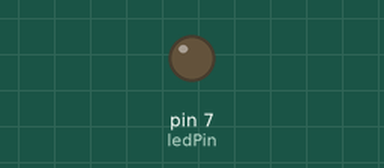
Bench run of a sketch on a simulated Arduino Uno, built with avr-gcc and run on an emulated ATmega328P. Parts: output pins drawn as LEDs (lit = HIGH).

Above: at 1.2 s.
At 8.4 s:
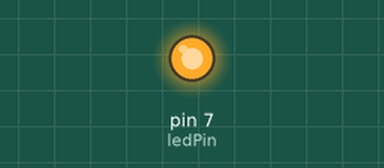
Timing chart, 0 to 8.7 s (numbered marks = the images above):
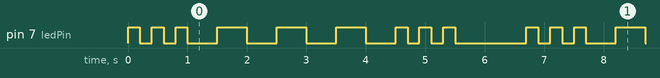

The sketch:

LED_Projects_MorseCodeFlasher_SOS.ino
```cpp
int ledPin = 7;
void setup() {
pinMode(ledPin, OUTPUT);
}

void loop() {
  flash(200); flash(200); flash(200); // S
  delay(300);
  flash(500); flash(500); flash(500); // O
  flash(200); flash(200); flash(200); // S
   delay(1000);

}
void flash(int duration){
  digitalWrite(ledPin, HIGH);
  delay(duration);
  digitalWrite(ledPin, LOW);
  delay(duration);


  }
```

Measured:
- by itself, pin 7 (ledPin): repeats every 6.7 s: 2 × (LOW 0.20 s, HIGH 0.20 s), 3 × (LOW 0.50 s, HIGH 0.50 s), LOW 0.50 s, 2 × (HIGH 0.20 s, LOW 0.20 s), HIGH 0.20 s, LOW 1.2 s, HIGH 0.20 s
- by itself, everything shown: repeats every 6.7 s, in 18 steps
